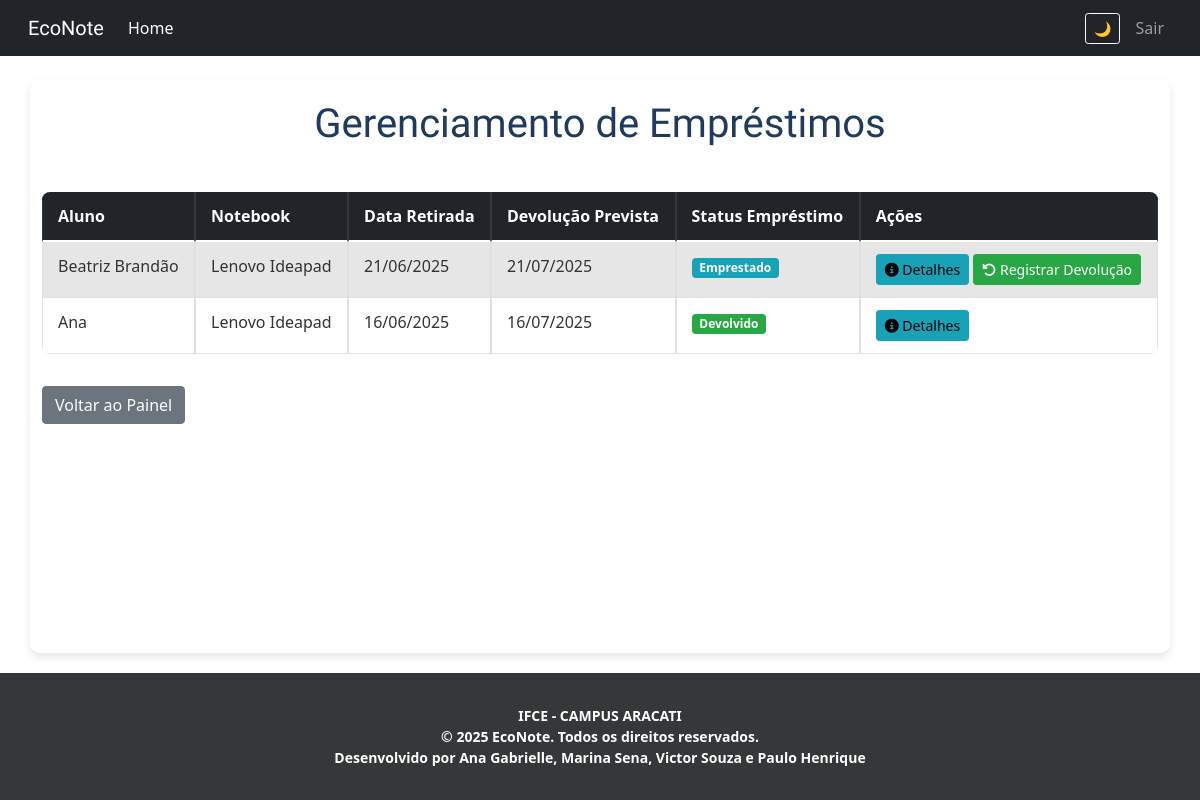
Page /gerenciar-emprestimos/ (signed in) on the earlier database version.
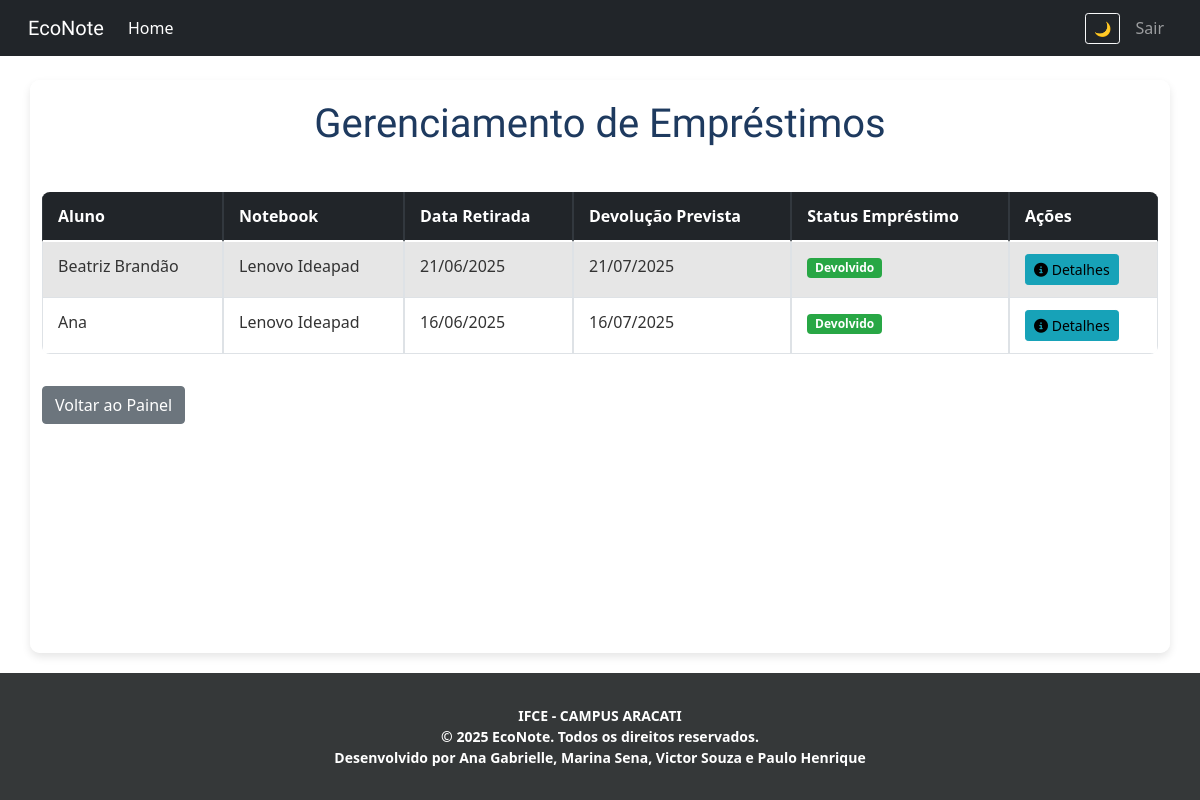
Same page on the later database version.
### EconoteApp/models.py (models this page shows, shortened)
class EmprestimoNotebook(models.Model):
    STATUS_EMPRESTIMO_CHOICES = [
        ('emprestado', 'Emprestado'),
        ('devolvido', 'Devolvido'),
        ('atrasado', 'Atrasado'),
        ('cancelado', 'Cancelado'),
    ]
    solicitacao = models.OneToOneField(
        'SolicitacaoNotebook',
        on_delete=models.CASCADE,
        related_name='emprestimo',
        help_text="Solicitação que originou este empréstimo."
    )
    notebook = models.ForeignKey(
        'Notebook',
        on_delete=models.CASCADE,
        help_text="Notebook emprestado."
    )
    aluno = models.ForeignKey(
        User,
        on_delete=models.CASCADE,
        help_text="Aluno que recebeu o empréstimo."
    )
    data_retirada = models.DateField(
        default=timezone.now,
        help_text="Data em que o notebook foi retirado."
    )
    data_prevista_devolucao = models.DateField(
        null=True, blank=True,
        help_text="Data prevista para a devolução do notebook."
    )
    data_devolucao_real = models.DateField(
        null=True, blank=True,
        help_text="Data real da devolução do notebook."
    )
    status_emprestimo = models.CharField(
        max_length=20,
        choices=STATUS_EMPRESTIMO_CHOICES,
        default='emprestado',
        help_text="Status atual do empréstimo."
    )
    avaliado_por_admin = models.ForeignKey(
        User,
        on_delete=models.SET_NULL,
        null=True, blank=True,
        related_name='emprestimos_administrados',
        help_text="Administrador que registrou/gerenciou o empréstimo."
    )
    class Meta:
        verbose_name = "Empréstimo de Notebook"
        verbose_name_plural = "Empréstimos de Notebooks"

class Notebook(models.Model):
    STATUS_CHOICES = [
        ('disponivel', 'Disponível'),
        ('emprestado', 'Emprestado'),
        ('manutencao', 'Em manutenção'),
        ('reciclado', 'Reciclado'),
        ('pendente', 'Pendente'),
        ('recebido', 'Recebido'),
    ]
    marca = models.CharField(max_length=100)
    modelo = models.CharField(max_length=100)
    processador = models.CharField(max_length=100, verbose_name="Processador")
    memoria_ram = models.CharField(max_length=50, verbose_name="Memória RAM")
    armazenamento = models.CharField(max_length=50, verbose_name="Armazenamento")
    imagem = models.ImageField(upload_to='notebooks/', null=True, blank=True)
    informacoes_extras = models.TextField(blank=True, null=True, verbose_name="Informações extras")
    usuario = models.ForeignKey(User, on_delete=models.CASCADE, verbose_name="Usuário Doador/Cadastrador")
    data_cadastro = models.DateTimeField(auto_now_add=True, verbose_name="Data de Cadastro")
    data_entrega = models.DateField(verbose_name="Data de entrega para o responsável", null=True, blank=True)
    status = models.CharField(
        max_length=20,
        choices=STATUS_CHOICES,
        default='pendente',
        help_text="Atualize o status conforme o ciclo de uso do notebook."
    )
    validado = models.BooleanField(default=False, help_text="Indica se o notebook foi validado pelo administrador.")
    em_uso = models.BooleanField(default=False, help_text="Indica se o notebook está atualmente em uso.")
    data_reciclagem = models.DateField(
        null=True, blank=True,
        verbose_name="Data da Reciclagem",
        help_text="Data em que o notebook foi marcado como reciclado."
    )
    destino_reciclagem = models.TextField(
        blank=True, null=True,
        verbose_name="Destino/Reaproveitamento da Reciclagem",
        help_text="Detalhes sobre para onde o notebook foi reciclado ou como seus componentes foram reaproveitados."
    )

### EconoteApp/views.py (the view)
# urls.py: path('gerenciar-emprestimos/', views.gerenciamento_emprestimos_view, name='gerenciamento_emprestimos'),
@login_required
@user_passes_test(is_admin)
def gerenciamento_emprestimos_view(request):
    emprestimos = EmprestimoNotebook.objects.all().order_by('-data_retirada')
    return render(request, 'projeto/gerenciamento_emprestimos.html', {
        'emprestimos': emprestimos
    })

### EconoteApp/views.py (called while the page is built)
def is_admin(user):
    return user.is_superuser

### EconoteApp/templates/projeto/gerenciamento_emprestimos.html (shortened to what the changed rows need)
{% extends 'projeto/base.html' %}
{% load static %}
{% block assunto %}
<link rel="stylesheet" href="https://stackpath.bootstrapcdn.com/bootstrap/4.1.3/css/bootstrap.min.css">
<link rel="stylesheet" href="https://cdnjs.cloudflare.com/ajax/libs/font-awesome/6.5.0/css/all.min.css">
<link rel="stylesheet" href="{% static 'css/gerenciamento_emprestimos.css' %}">
{% endblock %}
{% block conteudo %}
    <div class="container mt-4">
        <h1 class="text-center mb-4">Gerenciamento de Empréstimos</h1>
        {% if emprestimos %}
            <div class="table-responsive">
                <table class="table table-striped table-bordered">
                    <thead class="thead-dark">
                        <tr>
                            <th>Aluno</th>
                            <th>Notebook</th>
                            <th>Data Retirada</th>
                            <th>Devolução Prevista</th>
                            <th>Status Empréstimo</th>
                            <th>Ações</th>
                        </tr>
                    </thead>
                    <tbody>
                        {% for emprestimo in emprestimos %}
                            <tr>
                                <td>{{ emprestimo.aluno.get_full_name }}</td>
                                <td>{{ emprestimo.notebook.marca }} {{ emprestimo.notebook.modelo }}</td>
                                <td>{{ emprestimo.data_retirada|date:"d/m/Y" }}</td>
                                <td>
                                    {% if emprestimo.data_prevista_devolucao %}
                                        {{ emprestimo.data_prevista_devolucao|date:"d/m/Y" }}
                                    {% else %}
                                        N/A
                                    {% endif %}
                                </td>
                                <td>
                                    <span class="badge badge-{% if emprestimo.status_emprestimo == 'emprestado' %}info{% elif emprestimo.status_emprestimo == 'devolvido' %}success{% elif emprestimo.status_emprestimo == 'atrasado' %}danger{% elif emprestimo.status_emprestimo == 'cancelado' %}secondary{% endif %}">
                                        {{ emprestimo.get_status_emprestimo_display }}
                                    </span>
                                </td>
                                <td>
                                    <button type="button" class="btn btn-sm btn-info" data-toggle="modal" data-target="#detalhesEmprestimoModal{{ emprestimo.id }}" title="Ver Detalhes">
                                        <i class="fas fa-info-circle"></i> Detalhes
                                    </button>
                                    {% if emprestimo.status_emprestimo == 'emprestado' %}
                                        <a href="{% url 'registrar_devolucao' emprestimo.solicitacao.id %}" class="btn btn-sm btn-success" title="Registrar Devolução">
                                            <i class="fas fa-undo-alt"></i> Registrar Devolução
                                        </a>
                                    {% endif %}
                                </td>
                            </tr>
                        {% endfor %}
                    </tbody>
                </table>
            </div>
        {% else %}
            <div class="alert alert-info text-center">Nenhum empréstimo registrado.</div>
        {% endif %}
    </div>
{% endblock %}

Differences in the rows shown:
changed EmprestimoNotebook "Beatriz Brandão": status_emprestimo "Emprestado" → "Devolvido"; no longer shows "Registrar Devolução"
